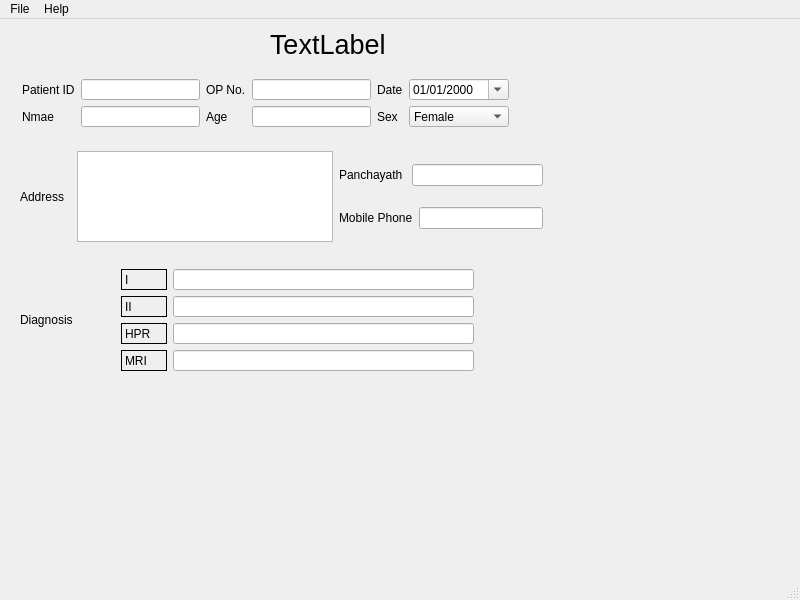
<?xml version="1.0" encoding="UTF-8"?>
<ui version="4.0">
 <class>MainWindow</class>
 <widget class="QMainWindow" name="MainWindow">
  <property name="geometry">
   <rect>
    <x>0</x>
    <y>0</y>
    <width>800</width>
    <height>600</height>
   </rect>
  </property>
  <property name="contextMenuPolicy">
   <enum>Qt::DefaultContextMenu</enum>
  </property>
  <property name="windowTitle">
   <string>MainWindow</string>
  </property>
  <widget class="QWidget" name="centralwidget">
   <widget class="QLabel" name="label_2">
    <property name="geometry">
     <rect>
      <x>270</x>
      <y>10</y>
      <width>211</width>
      <height>31</height>
     </rect>
    </property>
    <property name="font">
     <font>
      <pointsize>20</pointsize>
     </font>
    </property>
    <property name="text">
     <string>TextLabel</string>
    </property>
   </widget>
   <widget class="QWidget" name="layoutWidget">
    <property name="geometry">
     <rect>
      <x>22</x>
      <y>60</y>
      <width>487</width>
      <height>48</height>
     </rect>
    </property>
    <layout class="QGridLayout" name="gridLayout">
     <item row="0" column="0" colspan="2">
      <widget class="QLabel" name="label">
       <property name="text">
        <string>Patient ID</string>
       </property>
      </widget>
     </item>
     <item row="0" column="2">
      <widget class="QLineEdit" name="lineEdit"/>
     </item>
     <item row="0" column="3">
      <widget class="QLabel" name="label_3">
       <property name="text">
        <string>OP No.</string>
       </property>
      </widget>
     </item>
     <item row="0" column="4">
      <widget class="QLineEdit" name="lineEdit_2"/>
     </item>
     <item row="0" column="5" colspan="2">
      <widget class="QLabel" name="label_4">
       <property name="text">
        <string>Date</string>
       </property>
      </widget>
     </item>
     <item row="0" column="7">
      <widget class="QDateEdit" name="dateEdit">
       <property name="displayFormat">
        <string>dd/MM/yyyy</string>
       </property>
       <property name="calendarPopup">
        <bool>true</bool>
       </property>
      </widget>
     </item>
     <item row="1" column="3">
      <widget class="QLabel" name="label_6">
       <property name="text">
        <string>Age</string>
       </property>
      </widget>
     </item>
     <item row="1" column="4">
      <widget class="QLineEdit" name="lineEdit_4"/>
     </item>
     <item row="1" column="2">
      <widget class="QLineEdit" name="lineEdit_3"/>
     </item>
     <item row="1" column="0" colspan="2">
      <widget class="QLabel" name="label_5">
       <property name="text">
        <string>Nmae</string>
       </property>
      </widget>
     </item>
     <item row="1" column="7">
      <widget class="QComboBox" name="comboBox">
       <property name="enabled">
        <bool>true</bool>
       </property>
       <property name="contextMenuPolicy">
        <enum>Qt::NoContextMenu</enum>
       </property>
       <item>
        <property name="text">
         <string>Female</string>
        </property>
       </item>
       <item>
        <property name="text">
         <string>Male</string>
        </property>
       </item>
       <item>
        <property name="text">
         <string>Transgender</string>
        </property>
       </item>
      </widget>
     </item>
     <item row="1" column="5" colspan="2">
      <widget class="QLabel" name="label_7">
       <property name="text">
        <string>Sex</string>
       </property>
      </widget>
     </item>
    </layout>
   </widget>
   <widget class="QWidget" name="layoutWidget">
    <property name="geometry">
     <rect>
      <x>20</x>
      <y>130</y>
      <width>523</width>
      <height>95</height>
     </rect>
    </property>
    <layout class="QHBoxLayout" name="horizontalLayout_4">
     <item>
      <layout class="QHBoxLayout" name="horizontalLayout_3">
       <item>
        <widget class="QLabel" name="label_8">
         <property name="text">
          <string>Address  </string>
         </property>
        </widget>
       </item>
       <item>
        <widget class="QPlainTextEdit" name="plainTextEdit">
         <property name="maximumSize">
          <size>
           <width>16777215</width>
           <height>91</height>
          </size>
         </property>
        </widget>
       </item>
      </layout>
     </item>
     <item>
      <layout class="QVBoxLayout" name="verticalLayout">
       <item>
        <layout class="QHBoxLayout" name="horizontalLayout">
         <item>
          <widget class="QLabel" name="label_9">
           <property name="text">
            <string>Panchayath </string>
           </property>
          </widget>
         </item>
         <item>
          <widget class="QLineEdit" name="lineEdit_5"/>
         </item>
        </layout>
       </item>
       <item>
        <layout class="QHBoxLayout" name="horizontalLayout_2">
         <item>
          <widget class="QLabel" name="label_10">
           <property name="text">
            <string>Mobile Phone</string>
           </property>
          </widget>
         </item>
         <item>
          <widget class="QLineEdit" name="lineEdit_6"/>
         </item>
        </layout>
       </item>
      </layout>
     </item>
    </layout>
   </widget>
   <widget class="QWidget" name="">
    <property name="geometry">
     <rect>
      <x>20</x>
      <y>250</y>
      <width>454</width>
      <height>102</height>
     </rect>
    </property>
    <layout class="QHBoxLayout" name="horizontalLayout_5">
     <item>
      <widget class="QLabel" name="label_11">
       <property name="text">
        <string>Diagnosis</string>
       </property>
      </widget>
     </item>
     <item>
      <spacer name="horizontalSpacer">
       <property name="orientation">
        <enum>Qt::Horizontal</enum>
       </property>
       <property name="sizeHint" stdset="0">
        <size>
         <width>40</width>
         <height>20</height>
        </size>
       </property>
      </spacer>
     </item>
     <item>
      <layout class="QGridLayout" name="gridLayout_2">
       <item row="3" column="0">
        <widget class="QLabel" name="label_15">
         <property name="minimumSize">
          <size>
           <width>46</width>
           <height>13</height>
          </size>
         </property>
         <property name="frameShape">
          <enum>QFrame::Box</enum>
         </property>
         <property name="text">
          <string>MRI</string>
         </property>
        </widget>
       </item>
       <item row="1" column="1">
        <widget class="QLineEdit" name="lineEdit_8">
         <property name="minimumSize">
          <size>
           <width>301</width>
           <height>20</height>
          </size>
         </property>
        </widget>
       </item>
       <item row="2" column="0">
        <widget class="QLabel" name="label_14">
         <property name="minimumSize">
          <size>
           <width>46</width>
           <height>13</height>
          </size>
         </property>
         <property name="frameShape">
          <enum>QFrame::Box</enum>
         </property>
         <property name="text">
          <string>HPR</string>
         </property>
        </widget>
       </item>
       <item row="2" column="1">
        <widget class="QLineEdit" name="lineEdit_9">
         <property name="minimumSize">
          <size>
           <width>301</width>
           <height>20</height>
          </size>
         </property>
        </widget>
       </item>
       <item row="1" column="0">
        <widget class="QLabel" name="label_13">
         <property name="minimumSize">
          <size>
           <width>46</width>
           <height>13</height>
          </size>
         </property>
         <property name="frameShape">
          <enum>QFrame::Box</enum>
         </property>
         <property name="text">
          <string>II</string>
         </property>
        </widget>
       </item>
       <item row="0" column="1">
        <widget class="QLineEdit" name="lineEdit_7">
         <property name="minimumSize">
          <size>
           <width>301</width>
           <height>20</height>
          </size>
         </property>
        </widget>
       </item>
       <item row="3" column="1">
        <widget class="QLineEdit" name="lineEdit_10">
         <property name="minimumSize">
          <size>
           <width>301</width>
           <height>20</height>
          </size>
         </property>
        </widget>
       </item>
       <item row="0" column="0">
        <widget class="QLabel" name="label_12">
         <property name="minimumSize">
          <size>
           <width>46</width>
           <height>13</height>
          </size>
         </property>
         <property name="frameShape">
          <enum>QFrame::Box</enum>
         </property>
         <property name="text">
          <string>I</string>
         </property>
        </widget>
       </item>
      </layout>
     </item>
    </layout>
   </widget>
   <zorder>layoutWidget</zorder>
   <zorder>layoutWidget</zorder>
   <zorder>label_2</zorder>
   <zorder>layoutWidget</zorder>
   <zorder>horizontalSpacer</zorder>
  </widget>
  <widget class="QMenuBar" name="menubar">
   <property name="geometry">
    <rect>
     <x>0</x>
     <y>0</y>
     <width>800</width>
     <height>21</height>
    </rect>
   </property>
   <widget class="QMenu" name="menuFile">
    <property name="title">
     <string>File</string>
    </property>
    <addaction name="actionQuit"/>
   </widget>
   <widget class="QMenu" name="menuHelp">
    <property name="title">
     <string>Help</string>
    </property>
    <addaction name="actionAbout"/>
   </widget>
   <addaction name="menuFile"/>
   <addaction name="menuHelp"/>
  </widget>
  <widget class="QStatusBar" name="statusbar"/>
  <action name="actionQuit">
   <property name="text">
    <string>Quit</string>
   </property>
  </action>
  <action name="actionAbout">
   <property name="text">
    <string>About</string>
   </property>
  </action>
 </widget>
 <resources/>
 <connections/>
</ui>
